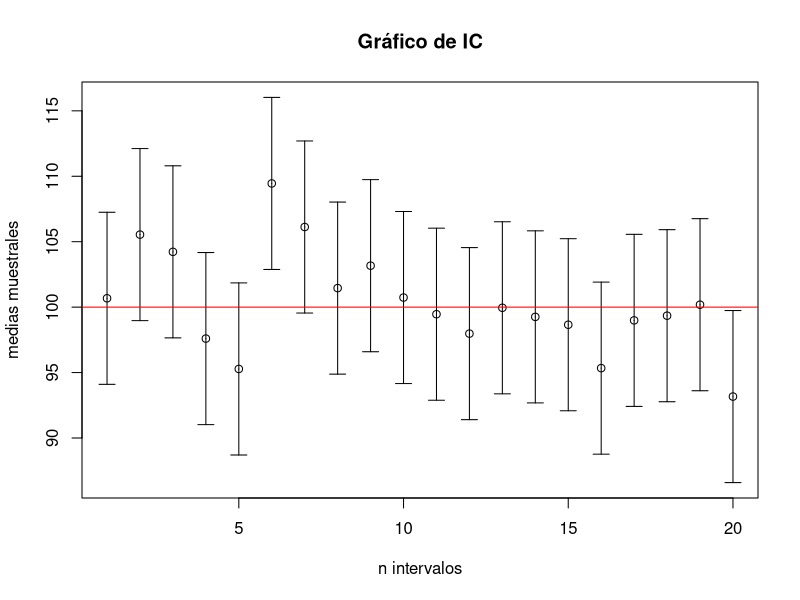

Write R code to recreate this figure. (Note: this script raises an error after producing the figure.)
## ---- chunk 1
knitr::opts_chunk$set(echo = TRUE)
library(plotrix)
library(dplyr)
library(knitr)
library(kableExtra)
## ---- chunk 2
#Nueva base de datos de los 3 años
M22L = read.csv("Datos2022Limpios.csv")
M23L = read.csv("Datos2023Limpios.csv")
M24L = read.csv("Datos2024Limpios.csv")

M2224 = bind_rows(M22L,M23L,M24L)

write.csv(M2224,"BasedeDatosMolec.csv",row.names = FALSE)
## ---- chunk 3
n = 20 # u otro valor como 50, 100
media = 100 # Media de población
DE = 15 # Desviación estándar depoblación
ErrorEst= DE/sqrt(n)
X_ = rnorm(n, media, ErrorEst)
E = 1.96*DE/sqrt(n) # E = Error máximo
plotCI(1:n,X_, E ,main="Gráfico de IC", , xlab
= "n intervalos", ylab = "medias muestrales")
abline(h = 100, col = "red")

## ---- chunk 4
alfa1 = 0.04
nc = 1 - alfa1

LI1= M2224 %>% filter(nivel <= 4) %>% pull(p7_3)
LS1= M2224 %>% filter(nivel >= 7) %>% pull(p7_3)

n11 = length(LI1)
n21 = length(LS1)

x1bar = mean(LI1)
x2bar = mean(LS1)

s11 = var(LI1)
s21 = var(LS1)

t1 = (x1bar - x2bar) / sqrt(s11/n11 + s21/n21)

zf1 = qnorm(alfa1)

df1 = (s11/n11 + s21/n21)^2 /  ( (s11/n11)^2/(n11-1) + (s21/n21)^2/(n21-1) )

#Cola izquierda porque buscamos un valor menor
p1 = pt(t1, df1)

cat("Estadístico de prueba t =",t1,"\nValor crítico zf =",zf1,"\nValor p =",p1)
## ---- chunk 5
t.test(LI1, LS1, alternative = "less", var.equal = FALSE, conf.level = 0.96)
## ---- chunk 6
trabaja= M2224 %>% filter(cond_act == 1) %>% pull(p4)
no_trabaja= M2224 %>% filter(cond_act != 1) %>% pull(p4)

n12 = length(trabaja)
n22 = length(no_trabaja)

x1bar2 = mean(trabaja)
x2bar2 = mean(no_trabaja)

s12 = var(trabaja)
s22 = var(no_trabaja)

t2 = (x1bar2 - x2bar2) / sqrt(s12/n12 + s22/n22)

zf2 = qnorm(1-alfa1/2)

df2 = (s12/n12 + s22/n22)^2 /  ( (s12/n12)^2/(n12-1) + (s22/n22)^2/(n22-1) )

#Prueba de 2 colas
p2 = 2*pt(-abs(t2), df2)

SE = sqrt(s12/n12 + s22/n22)
tc2 = qt(1 - alfa1/2, df2)
LI2 = (x1bar2 - x2bar2) - tc2 * SE
LS2 = (x1bar2 - x2bar2) + tc2 * SE

cat("Estadístico de prueba t =",t2,"\nValor crítico zf =",zf2,"\nValor p =",p2)
cat("\nIntervalo: [",LI2,",",LS2,"]")
## ---- chunk 7
t.test(trabaja, no_trabaja, alternative = "two.sided", var.equal = FALSE, conf.level = 0.96)
## ---- chunk 8
hombres=M2224 %>% filter(sexo == 1) %>% pull(p4)
mujeres=M2224 %>% filter(sexo == 2) %>% pull(p4)

n13 = length(hombres)
n23 = length(mujeres)

x1bar3 = mean(hombres)
x2bar3 = mean(mujeres)

s13 = var(hombres) 
s23 = var(mujeres)

sp3 = ((n13 - 1)*s13 + (n23 - 1)*s23) / (n13 + n23 - 2)

# Estadístico t con varianzas iguales
t3 = (x1bar3 - x2bar3) / sqrt(sp3 * (1/n13 + 1/n23))

zf3 = qnorm(1-alfa1/2)

df3 = n13 + n23 - 2

p3 = 2 * pt(-abs(t3), df3)

SE3 = sqrt(sp3 * (1/n13 + 1/n23))
tc3 = qt(1 - alfa1/2, df3)
LI3 = (x1bar3 - x2bar3) - tc3 * SE3
LS3 = (x1bar3 - x2bar3) + tc3 * SE3

cat("Estadístico de prueba t =",t3,"\nValor crítico zf =",zf3,"\nValor p =",p3)
cat("\nIntervalo: [",LI3,",",LS3,"]")
## ---- chunk 9
t.test(hombres, mujeres, alternative = "two.sided",var.equal = TRUE, conf.level = 0.96)
## ---- chunk 10
par(mfrow = c(1,3))
for (v in names(Datos_cuant_combinados)) {
  hist(Datos_cuant_combinados[[v]], 
       main = paste("Histograma de", v, "(2022-2024)"), 
       xlab = v, col = "steelblue", border = "white",
       breaks = 20)
}
par(mfrow = c(1,1))
## ---- chunk 11
par(mfrow = c(1,2))

# Histograma para quienes trabajan
hist(trabaja, 
     main = "Libros leídos - Trabaja", 
     xlab = "Número de libros", 
     col = "coral", 
     border = "white",
     breaks = 20)

# Histograma para quienes no trabajan
hist(no_trabaja, 
     main = "Libros leídos - No trabaja", 
     xlab = "Número de libros", 
     col = "lightgreen", 
     border = "white",
     breaks = 20)

par(mfrow = c(1,1))
## ---- chunk 12
# Función de análisis cuantitativo
analisis_cuant = function(x){
  x = as.numeric(x)
  x = x[!is.na(x)]
  
  if(length(x) < 2){
    return(data.frame(
      Media = NA, Mediana = NA, Rango_Medio = NA, Desviacion = NA,
      Coef_Variacion = NA, Q1 = NA, Q2 = NA, Q3 = NA,
      Sesgo = NA, Curtosis = NA
    ))
  }
  
  media = mean(x)
  mediana = median(x)
  rango_medio = (max(x) + min(x)) / 2
  desv = sd(x)
  coef_var = ifelse(media != 0, (desv / media) * 100, NA)
  cuartiles = quantile(x, probs = c(0.25, 0.5, 0.75))
  
  if (desv > 0){
    sesgo = sum((x - media)^3) / (length(x) * desv^3)
    curtosis = sum((x - media)^4) / (length(x) * desv^4)
  } else {
    sesgo = NA
    curtosis = NA
  }
  
  data.frame(
    Media = round(media, 2),
    Mediana = round(mediana, 2),
    Rango_Medio = round(rango_medio, 2),
    Desviacion = round(desv, 2),
    CV = round(coef_var, 2),
    Q1 = round(cuartiles[1], 2),
    Q2 = round(cuartiles[2], 2),
    Q3 = round(cuartiles[3], 2),
    Sesgo = round(sesgo, 2),
    Curtosis = round(curtosis, 2)
  )
}

# Aplicar análisis a datos combinados
tabla_cuant_combinada = lapply(Datos_cuant_combinados, analisis_cuant)
tabla_cuant_combinada = do.call(rbind, tabla_cuant_combinada)
rownames(tabla_cuant_combinada) = names(Datos_cuant_combinados)

kable(tabla_cuant_combinada, 
      caption = "Tabla 1. Medidas descriptivas de variables cuantitativas (2022-2024)") %>%
  kable_styling(full_width = TRUE, bootstrap_options = c("striped","hover"))
## ---- chunk 13
par(mfrow = c(1,2))

# Boxplot del gasto por nivel educativo
boxplot(p7_3 ~ nivel, data = M2224,
        main = "Gasto en libros por nivel educativo",
        xlab = "Nivel educativo",
        ylab = "Gasto (pesos)",
        col = "lavender",
        las = 2)

# Histograma comparativo
hist(LI1, 
     main = "Comparación de gasto en libros", 
     xlab = "Gasto (pesos)", 
     col = rgb(1,0,0,0.5), 
     border = "white",
     breaks = 30,
     ylim = c(0, max(c(length(LI1[LI1 < 5000]), length(LS1[LS1 < 5000])))))
hist(LS1, 
     col = rgb(0,0,1,0.5), 
     border = "white",
     breaks = 30,
     add = TRUE)
legend("topright", 
       legend = c("Nivel bajo (≤4)", "Nivel alto (≥7)"), 
       fill = c(rgb(1,0,0,0.5), rgb(0,0,1,0.5)))

par(mfrow = c(1,1))
